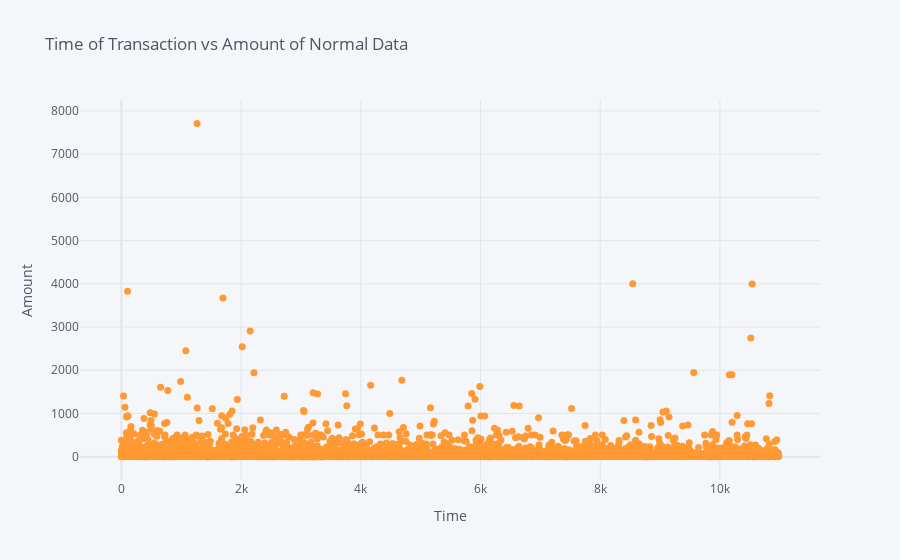

Notebook code for this chart:
### Code cell
normal.iplot(kind='scatter',x='Time',y='Amount',mode='markers',size=7,xTitle="Time",yTitle='Amount',title="Time of Transaction vs Amount of Normal Data")

### Figure 1 — Plotly figure (JSON) as saved in the notebook; plotly's stock layout.template omitted (floating-point values rounded to 4 significant figures; data arrays with more than 128 entries replaced by an {"elided": "..."} marker saying what was removed)
{"data": [{"line": {"color": "rgba(255, 153, 51, 1.0)", "dash": "solid", "shape": "linear", "width": 1.3}, "marker": {"size": 7, "symbol": "circle"}, "mode": "markers", "name": "Amount", "text": "", "type": "scatter", "x": {"elided": "7947 int values"}, "y": {"elided": "7947 float values"}}], "layout": {"autosize": true, "legend": {"bgcolor": "#F5F6F9", "font": {"color": "#4D5663"}}, "paper_bgcolor": "#F5F6F9", "plot_bgcolor": "#F5F6F9", "title": {"font": {"color": "#4D5663"}, "text": "Time of Transaction vs Amount of Normal Data"}, "xaxis": {"autorange": true, "gridcolor": "#E1E5ED", "range": [-679.1, 11660.0], "showgrid": true, "tickfont": {"color": "#4D5663"}, "title": {"font": {"color": "#4D5663"}, "text": "Time"}, "type": "linear", "zerolinecolor": "#E1E5ED"}, "yaxis": {"autorange": true, "gridcolor": "#E1E5ED", "range": [-588.5, 8301.0], "showgrid": true, "tickfont": {"color": "#4D5663"}, "title": {"font": {"color": "#4D5663"}, "text": "Amount"}, "type": "linear", "zerolinecolor": "#E1E5ED"}}}
